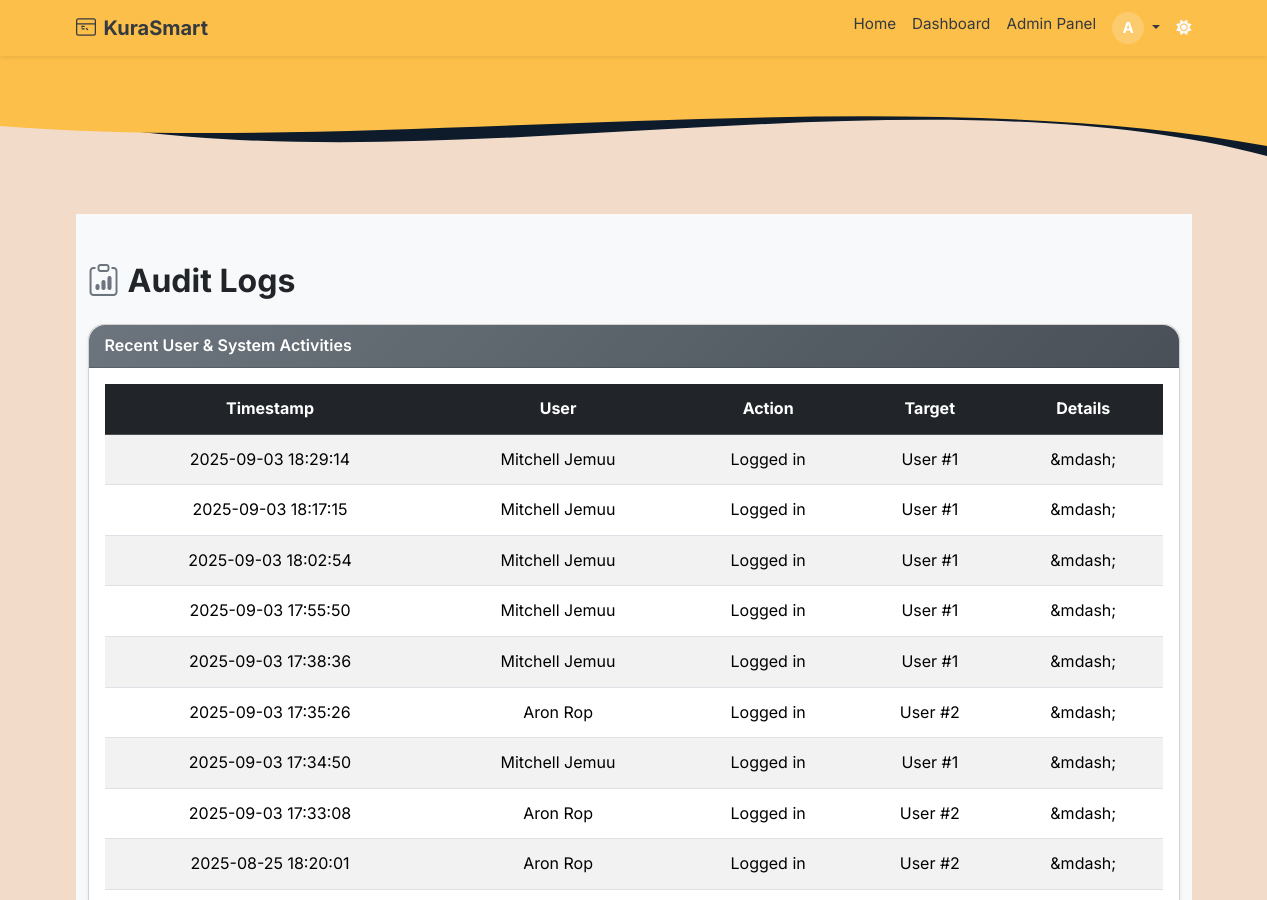
Page /admin/audit-logs (signed in, upper part) on the earlier database version.
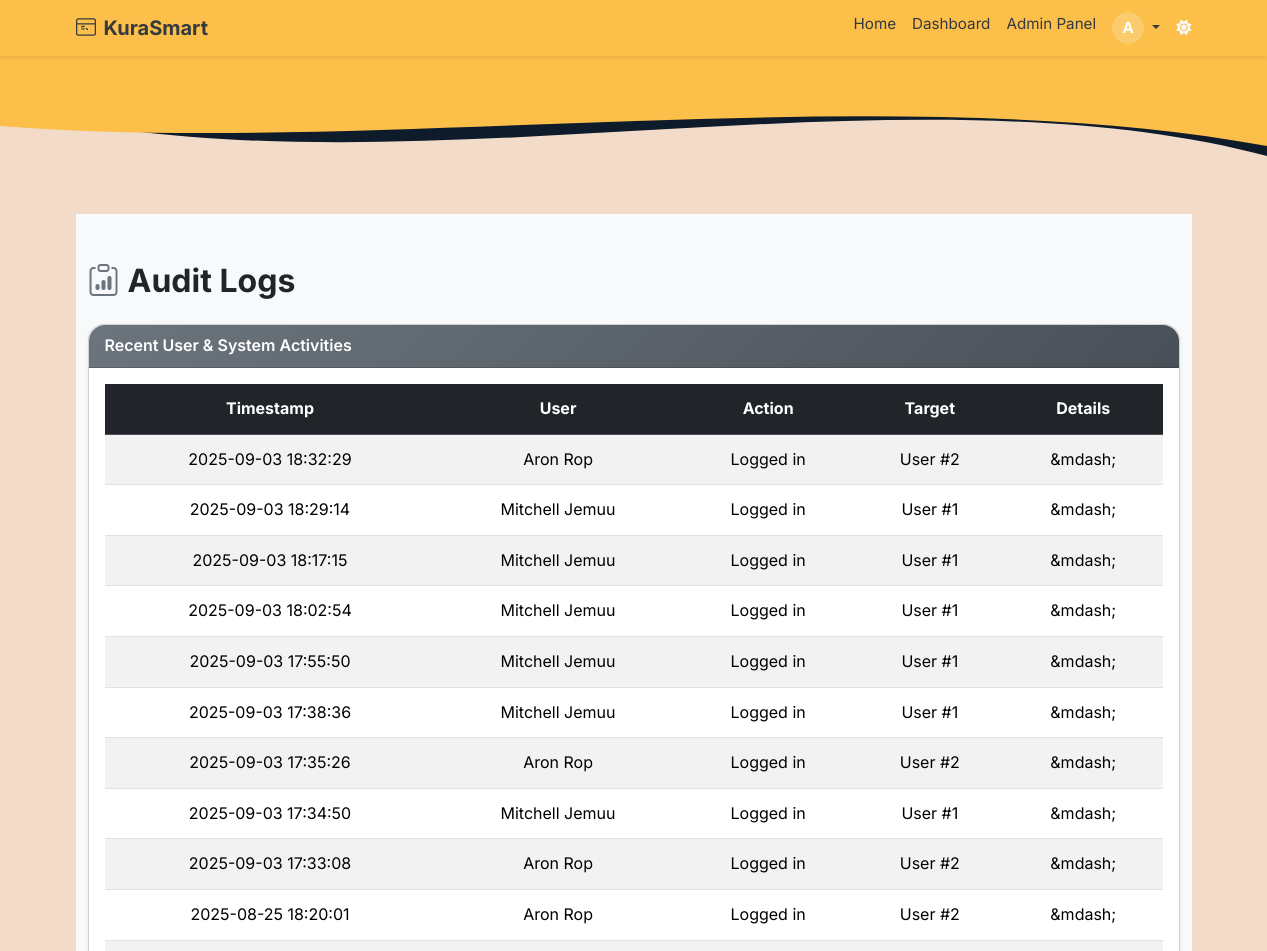
Same page on the later database version.
### app/models.py (models this page shows, shortened)
class User(db.Model, UserMixin):
    __tablename__ = 'users'
    id = db.Column(db.Integer, primary_key=True)
    email = db.Column(db.String(120), unique=True, nullable=False, index=True)
    full_name = db.Column(db.String(120), nullable=False)
    username = db.Column(db.String(80), unique=True, nullable=True)
    id_number = db.Column(db.String(20), unique=True, nullable=True)
    password_hash = db.Column(db.String(128), nullable=False)
    voting_type = db.Column(db.String(10), nullable=False, default="informal")
    national_id = db.Column(db.String(20), unique=True, nullable=True)
    dob = db.Column(db.Date, nullable=True)
    gender = db.Column(db.String(10), nullable=True)
    county = db.Column(db.String(100), nullable=True)
    sub_county = db.Column(db.String(100), nullable=True)
    division = db.Column(db.String(100), nullable=True)
    location = db.Column(db.String(100), nullable=True)
    sub_location = db.Column(db.String(100), nullable=True)
    profile_image = db.Column(db.String(255), nullable=True, default='profile_images/default-profile.png')
    is_verified = db.Column(db.Boolean, default=False, index=True)
    is_superadmin = db.Column(db.Boolean, default=False)
    role = db.Column(db.Enum(UserRole), default=UserRole.voter, nullable=False, index=True)
    created_at = db.Column(db.DateTime, default=datetime.utcnow)
    candidates = db.relationship('Candidate', back_populates='user', lazy='dynamic')
    verification_requests = db.relationship('VerificationRequest', back_populates='user', lazy='dynamic')
    votes = db.relationship('Vote', back_populates='voter', lazy='dynamic')
    def is_super_admin(self):
        return self.role == UserRole.super_admin

class AuditLog(db.Model):
    __tablename__ = 'audit_logs'
    id = db.Column(db.Integer, primary_key=True)
    user_id = db.Column(db.Integer, db.ForeignKey('users.id'), nullable=False)
    action = db.Column(db.String(255), nullable=False)
    target_type = db.Column(db.String(50))
    target_id = db.Column(db.Integer)
    timestamp = db.Column(db.DateTime, default=datetime.utcnow)
    details = db.Column(db.Text)
    user = db.relationship('User', backref='audit_logs')

### app/routes/web_auth.py (the view)
@admin_web_bp.route('/audit-logs')
@login_required
@super_admin_required
def audit_logs():
    try:
        logs = AuditLog.query.order_by(AuditLog.timestamp.desc()).limit(100).all()
        return render_template('admin/audit_logs.html', logs=logs)
    except Exception as e:
        flash(f"Error loading audit logs: {e}", "danger")
        return redirect(url_for('admin_web.dashboard'))

### app/routes/web_auth.py (called while the page is built)
@admin_web_bp.context_processor
def inject_notifications():
    if current_user.is_authenticated:
        unread_notifications = Notification.query.filter_by(user_id=current_user.id, read=False).order_by(Notification.created_at.desc()).all()
        return dict(unread_notifications=unread_notifications)
    return dict(unread_notifications=[])

### app/templates/admin/audit_logs.html (shortened to what this page needs)
{% extends "base.html" %}
{% block content %}
<div class="manage-elections-background py-5">
  <div class="container" data-aos="fade-up">
    <h2 class="mb-4 fw-bold">
      <i class="bi bi-clipboard-data me-2 text-secondary"></i>Audit Logs
    </h2>
    <div class="card shadow-sm rounded-4" data-aos="fade-left">
      <div class="card-header bg-gradient-secondary text-white fw-semibold rounded-top-4">
        Recent User & System Activities
      </div>
      <div class="card-body">
        {% if logs %}
        <div class="table-responsive">
          <table class="table align-middle table-hover text-center table-striped">
            <thead class="table-dark">
              <tr>
                <th>Timestamp</th>
                <th>User</th>
                <th>Action</th>
                <th>Target</th>
                <th>Details</th>
              </tr>
            </thead>
            <tbody>
              {% for log in logs %}
              <tr data-aos="fade-up" data-aos-delay="{{ loop.index * 50 }}">
                <td class="text-wrap text-break">{{ log.timestamp.strftime('%Y-%m-%d %H:%M:%S') }}</td>
                <td class="text-wrap text-break">{{ log.user.full_name }}</td>
                <td class="text-wrap text-break">{{ log.action }}</td>
                <td class="text-wrap text-break">
                  {% if log.target_type %}
                    {{ log.target_type }} #{{ log.target_id }}
                  {% else %}
                    &mdash;
                  {% endif %}
                </td>
                <td class="text-wrap text-break">{{ log.details or '&mdash;' }}</td>
              </tr>
              {% endfor %}
            </tbody>
          </table>
        </div>
        {% else %}
        <p class="text-center text-muted">No audit logs available.</p>
        {% endif %}
      </div>
    </div>
  </div>
</div>
{% endblock %}

### app/templates/base.html (shortened to what this page needs)
<!DOCTYPE html>
<html lang="en" data-bs-theme="auto">
<head>
  <link rel="stylesheet" href="https://cdn.jsdelivr.net/npm/bootstrap@5.3.3/dist/css/bootstrap.min.css">
  <link rel="stylesheet" href="https://cdnjs.cloudflare.com/ajax/libs/font-awesome/6.5.0/css/all.min.css"/>
  <link rel="stylesheet" href="https://cdn.jsdelivr.net/npm/aos@2.3.4/dist/aos.css">
  <link rel="stylesheet" href="https://cdn.jsdelivr.net/npm/bootstrap-icons@1.10.5/font/bootstrap-icons.css">
  <link rel="stylesheet" href="{{ url_for('static', filename='styles.css') }}">
</head>
<body class="text-dark d-flex flex-column min-vh-100">
  <nav class="navbar navbar-expand-lg sticky-top shadow-sm" style="background-color: #fcbf49;">
    <div class="container">
      <a class="navbar-brand fw-bold d-flex align-items-center gap-2" href="{{ url_for('main.index') }}">
        KuraSmart
      </a>
      <div class="collapse navbar-collapse" id="navCollapse">
        <ul class="navbar-nav ms-auto mb-2 mb-lg-0">
          <li class="nav-item">
            <a class="nav-link {% if request.endpoint == 'main.index' %}active{% endif %}" href="{{ url_for('main.index') }}">Home</a>
          </li>
          {% if current_user.is_authenticated %}
            <li class="nav-item">
              <a class="nav-link {% if request.endpoint in ['admin_web.dashboard'] %}active{% endif %}" href="{{ url_for('admin_web.dashboard') }}">
                Dashboard
              </a>
            </li>
            {% if current_user.is_super_admin or current_user.role == 'admin' %}
              <li class="nav-item">
                <a class="nav-link {% if request.endpoint == 'admin_web.dashboard' %}active{% endif %}" href="{{ url_for('admin_web.dashboard') }}">
                  Admin Panel
                </a>
              </li>
            {% endif %}
            <li class="nav-item dropdown">
              <a class="nav-link dropdown-toggle" href="#" id="userMenu" role="button" data-bs-toggle="dropdown" aria-expanded="false">
                <div class="nav-profile-wrapper">
                  <div class="profile-initial bg10">
                    {{ current_user.full_name[0]|upper }}
                  </div>
                </div>
              </a>
            </li>
          {% endif %}
        </ul>
        <span id="theme-toggle" class="text-light ms-2" title="Toggle theme" style="cursor: pointer;">
          <i class="fas fa-moon"></i>
        </span>
      </div>
    </div>
  </nav>
  <div class="position-relative">
    <svg viewBox="0 0 500 150" preserveAspectRatio="none" class="w-100" style="height: 150px; display: block;">
      <path d="M0,50 C150,150 350,0 500,100 L500,0 L0,0 Z" style="fill: #0d1b2a;"></path>
      <path d="M0,70 C150,100 350,20 500,90 L500,0 L0,0 Z" style="fill: #fcbf49;"></path>
    </svg>
  </div>
  <main class="container py-2 flex-grow-1">
    {% block content %}{% endblock %}
  </main>
</body>
</html>

### app/static/styles.css (style rules this page uses)
body { font-family: 'Segoe UI', Tahoma, Geneva, Verdana, sans-serif; background-color: #f8f9fa; margin: 0; padding: 0; }
.navbar-brand { font-weight: bold; color: #343a40 !important; }
.navbar-nav .nav-item .nav-link { color: #343a40; }

### app/templates/base.html (style rules this page uses)
body { font-family: 'Inter', sans-serif; background-color: #F3DBCA; margin: 0; padding: 0; line-height: 1.6; }
.navbar { padding-top: 0.25rem; padding-bottom: 0.25rem; font-size: 0.95rem; }
.navbar-brand svg { margin-top: -2px; }
.nav-profile-wrapper { position: relative; display: inline-block; }
.profile-initial { background-color: #ffffff33; color: #ffffff; font-weight: bold; width: 32px; height: 32px; display: flex; align-items: center; justify-content: center; border-radius: 50%; font-size: 0.95rem; text-transform: uppercase; cursor: pointer; }

### app/templates/admin/audit_logs.html (style rules this page uses)
.manage-elections-background { background: #f8f9fb; min-height: 100vh; }
.bg-gradient-secondary { background: linear-gradient(135deg, #6c757d, #495057); }
.card { border-radius: 0.75rem; }
.table td, .table th { vertical-align: middle; padding: 0.75rem; word-wrap: break-word; white-space: normal; }
.table-responsive { overflow-x: auto; }

Differences in the rows shown:
added AuditLog: timestamp "2025-09-03 18:32:29", user.full_name "Aron Rop", action "Logged in", target_type "User", target_id "2", details "&mdash;"
